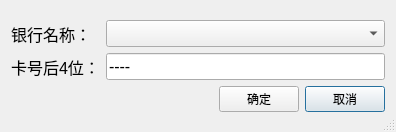
<?xml version="1.0" encoding="UTF-8"?>
<ui version="4.0">
 <class>Dialog</class>
 <widget class="QDialog" name="Dialog">
  <property name="geometry">
   <rect>
    <x>0</x>
    <y>0</y>
    <width>396</width>
    <height>132</height>
   </rect>
  </property>
  <property name="windowTitle">
   <string>添加信用卡信息</string>
  </property>
  <property name="sizeGripEnabled">
   <bool>true</bool>
  </property>
  <layout class="QVBoxLayout" name="verticalLayout">
   <item>
    <layout class="QGridLayout" name="gridLayout">
     <item row="1" column="1" colspan="3">
      <widget class="QLineEdit" name="lineEdit_CreditID">
       <property name="font">
        <font>
         <pointsize>12</pointsize>
        </font>
       </property>
       <property name="inputMask">
        <string>0000;-</string>
       </property>
      </widget>
     </item>
     <item row="1" column="0">
      <widget class="QLabel" name="label_CreditID">
       <property name="sizePolicy">
        <sizepolicy hsizetype="Fixed" vsizetype="Preferred">
         <horstretch>0</horstretch>
         <verstretch>0</verstretch>
        </sizepolicy>
       </property>
       <property name="font">
        <font>
         <pointsize>12</pointsize>
        </font>
       </property>
       <property name="text">
        <string>卡号后4位：</string>
       </property>
       <property name="alignment">
        <set>Qt::AlignCenter</set>
       </property>
      </widget>
     </item>
     <item row="2" column="1">
      <widget class="QLabel" name="label_3">
       <property name="text">
        <string/>
       </property>
      </widget>
     </item>
     <item row="0" column="1" colspan="3">
      <widget class="QComboBox" name="comboBox_Credit">
       <property name="font">
        <font>
         <pointsize>12</pointsize>
        </font>
       </property>
      </widget>
     </item>
     <item row="0" column="0">
      <widget class="QLabel" name="label_Credit">
       <property name="sizePolicy">
        <sizepolicy hsizetype="Fixed" vsizetype="Preferred">
         <horstretch>0</horstretch>
         <verstretch>0</verstretch>
        </sizepolicy>
       </property>
       <property name="font">
        <font>
         <pointsize>12</pointsize>
        </font>
       </property>
       <property name="text">
        <string>银行名称：</string>
       </property>
       <property name="alignment">
        <set>Qt::AlignCenter</set>
       </property>
      </widget>
     </item>
     <item row="2" column="3">
      <widget class="QPushButton" name="pushButton_credit_cancel">
       <property name="sizePolicy">
        <sizepolicy hsizetype="Fixed" vsizetype="Fixed">
         <horstretch>0</horstretch>
         <verstretch>0</verstretch>
        </sizepolicy>
       </property>
       <property name="text">
        <string>取消</string>
       </property>
      </widget>
     </item>
     <item row="2" column="2">
      <widget class="QPushButton" name="pushButton_credit_ok">
       <property name="sizePolicy">
        <sizepolicy hsizetype="Fixed" vsizetype="Fixed">
         <horstretch>0</horstretch>
         <verstretch>0</verstretch>
        </sizepolicy>
       </property>
       <property name="text">
        <string>确定</string>
       </property>
      </widget>
     </item>
    </layout>
   </item>
  </layout>
 </widget>
 <resources/>
 <connections>
  <connection>
   <sender>pushButton_credit_cancel</sender>
   <signal>clicked()</signal>
   <receiver>Dialog</receiver>
   <slot>reject()</slot>
   <hints>
    <hint type="sourcelabel">
     <x>355</x>
     <y>103</y>
    </hint>
    <hint type="destinationlabel">
     <x>363</x>
     <y>118</y>
    </hint>
   </hints>
  </connection>
 </connections>
</ui>
